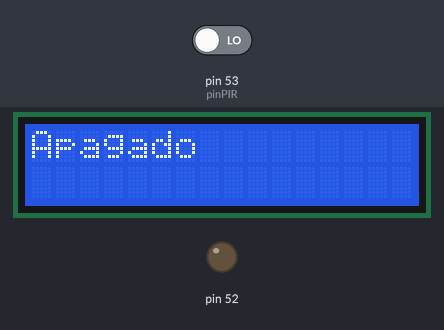
Simulated run of this sketch. Board: Arduino Mega 2560, built with avr-gcc and run on an emulated ATmega2560. On the bench: 16×2 character LCD, output pins drawn as LEDs (lit = HIGH). The inputs (shaded band) are chosen by the test bench; at power-on: pin 53 (pinPIR) LOW. What the sketch prints to the serial monitor is not drawn.

Above: at 1.2 s.
1.3 s: pin 53 (pinPIR) driven HIGH
At 1.7 s:
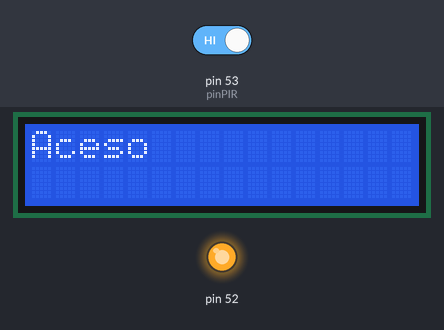
2.8 s: pin 53 (pinPIR) driven LOW
At 4.2 s:
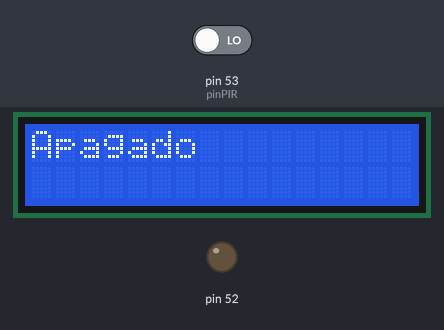
Timing chart, 0 to 5.8 s (numbered marks = the images above; inputs shaded):
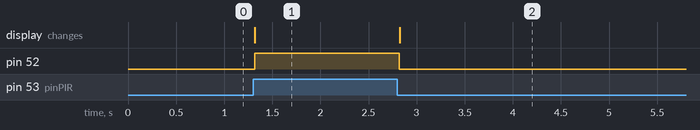

The sketch:

display_teste.ino
```cpp
#include <LiquidCrystal.h>
#define pinPIR 53

//Define os pinos que serão utilizados para ligação ao display
LiquidCrystal lcd(2, 3, 4, 5, 6, 7);
int aceso = 0;
void setup()
{
  pinMode(pinPIR, INPUT);
  Serial.begin(9600);
  pinMode(52, OUTPUT);
  //Define o número de colunas e linhas do LCD
  lcd.begin(16, 2);
}

void loop()
{
  bool valorPIR = digitalRead(pinPIR);

  if (valorPIR) {

    digitalWrite(52, HIGH);
    if(aceso == 1){
      lcd.clear();
      lcd.print("Aceso");
      Serial.println("Aceso");
    }
    aceso = 0;
    delay(500);
  } else {
    digitalWrite(52, LOW);

    if(aceso == 0){
       lcd.clear();
      lcd.print("Apagado");
      Serial.println("Apagado");
    }
    aceso = 1;
    delay(250);
  }
}
```

Measured:
- after the input at 1.3 s, pin 52: LOW → HIGH at once; the display: changes at once (image 1)
- after the input at 2.8 s, pin 52: HIGH → LOW at once; the display: changes at once (image 2)
